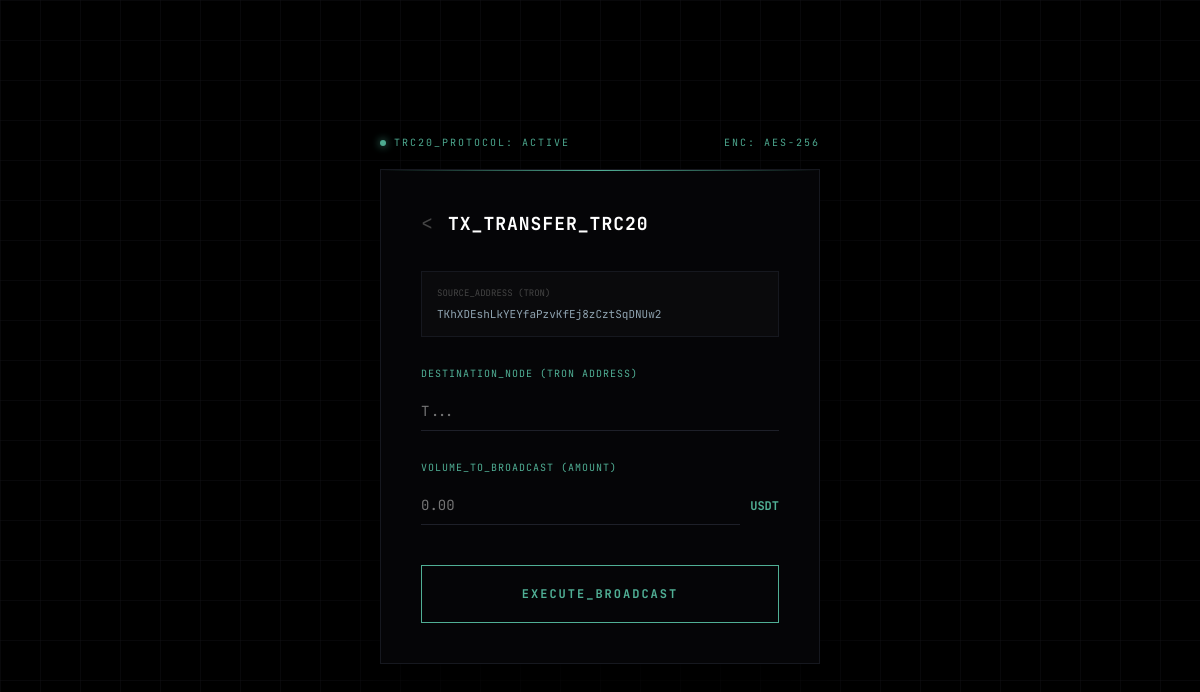
Before: /transferir (signed in) with the older database file.
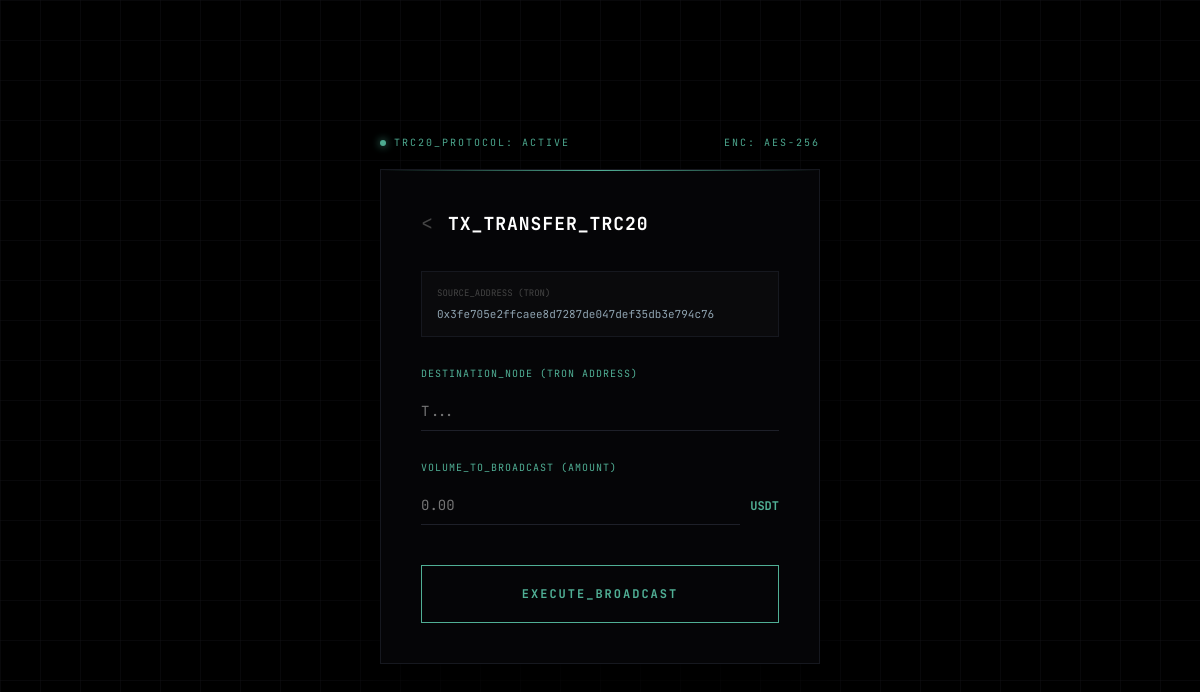
After: the same page with the newer database file.
### app.py (models this page shows)
class User(UserMixin, db.Model):
    id = db.Column(db.Integer, primary_key=True)
    username = db.Column(db.String(150), unique=True)
    password_hash = db.Column(db.String(150))
    wallet_address = db.Column(db.String(42), unique=True)
    private_key = db.Column(db.String(100))
    balance = db.Column(db.Float, default=0.0)
    transfer_password = db.Column(db.String(150), default='123456')
    transactions = db.relationship('Transaction', backref='user', lazy=True)

### app.py (the view, shortened to what this page needs)
@app.route('/transferir', methods=['GET', 'POST'])
@login_required
def transferir():
    return render_template('transfer.html', endereco=current_user.wallet_address)

### app.py (called while the page is built)
@login_manager.user_loader
def load_user(user_id):
    return db.session.get(User, int(user_id))

### templates/transfer.html (shortened to what this page needs)
<!DOCTYPE html>
<html lang="pt-BR">
<head>
</head>
<body>
    <div class="transfer-wrapper">
        <div class="system-status">
            <div class="status-indicator"><div class="status-dot"></div> TRC20_Protocol: Active</div>
            <div>Enc: AES-256</div>
        </div>
        <div class="module-card">
            <div class="header-box">
                <a href="/dashboard" class="btn-back"> < </a>
                <h1>TX_TRANSFER_TRC20</h1>
            </div>
            <div class="source-info">
                <div class="label-tiny">Source_Address (TRON)</div>
                <div class="address-text">{{ endereco }}</div>
            </div>
            <form action="/transferir" method="POST" id="transferForm">
                <div class="input-group">
                    <label>Destination_Node (TRON Address)</label>
                    <div class="input-wrapper">
                        <input type="text" name="destino" placeholder="T..." required autocomplete="off">
                    </div>
                </div>
                <div class="input-group">
                    <label>Volume_to_Broadcast (Amount)</label>
                    <div class="input-wrapper">
                        <input type="number" step="0.000001" name="quantidade" placeholder="0.00" required>
                        <div class="currency-tag">USDT</div>
                    </div>
                </div>
                <button type="button" class="btn-execute" onclick="requestAccess()">Execute_Broadcast</button>
            </form>
        </div>
    </div>
</body>
</html>

Changed rows visible on the page:
changed User: wallet_address "TKhXDEshLkYEYfaPzvKfEj8zCztSqDNUw2" → "0x3fe705e2ffcaee8d7287de047def35db3e794c76"
